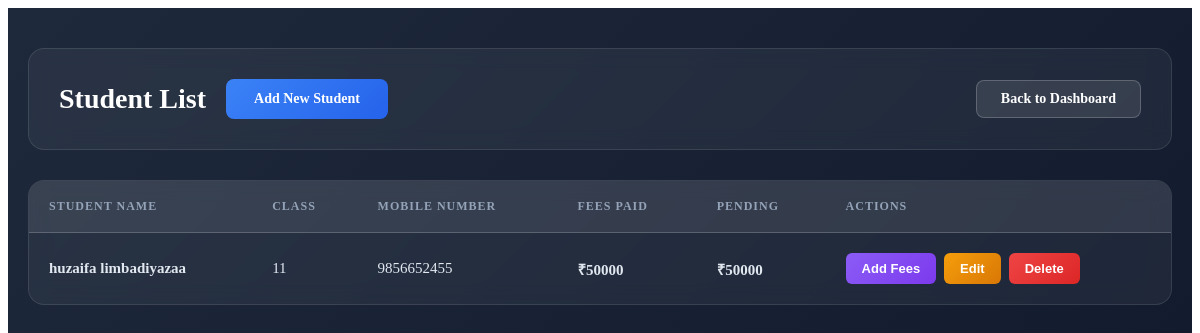
The app's page /students/ (signed in) with its own data.
### app/models.py (models this page shows, shortened)
class Student(models.Model):
    first_name = models.CharField(max_length=100)
    surname = models.CharField(max_length=100)
    admission_no = models.CharField(max_length=50, unique=True)
    student_class = models.CharField(max_length=50)
    mobile = models.CharField(max_length=15)
    address = models.TextField()
    previous_institute = models.CharField(max_length=150)
    admission_date = models.DateField(auto_now_add=True)
    is_active = models.BooleanField(default=True)

### app/views.py (the view)
# urls.py: path("students/", views.student_list, name="student_list"),
def student_list(request):
    if not request.session.get("admin_id"):
        return redirect("login")
    students = Student.objects.all().order_by("-id")
    data = []
    for s in students:
        fees = Fees.objects.filter(student=s)
        paid = fees.aggregate(total=Sum("paid_amount"))["total"] or 0
        pending = fees.aggregate(total=Sum("remaining_amount"))["total"] or 0
        data.append({
            "student": s,
            "paid": paid,
            "pending": pending,
        })
    return render(request, "pages/student_list.html", {"data": data})

### templates/pages/student_list.html (shortened to what this page needs)
{% extends "base.html" %}
{% block content %}
<div class="page-container">
    <div class="content-wrapper">
        <div class="page-header">
            <div class="header-left">
                <h1 class="header-title">Student List</h1>
                <a href="{% url 'add_student' %}" class="add-student-btn">
                    Add New Student
                </a>
            </div>
            <a href="{% url 'home' %}" class="back-btn">Back to Dashboard</a>
        </div>
        <div class="table-card">
            {% if data %}
            <div class="table-wrapper">
                <table class="students-table">
                    <thead>
                        <tr>
                            <th>Student Name</th>
                            <th>Class</th>
                            <th>Mobile Number</th>
                            <th>Fees Paid</th>
                            <th>Pending</th>
                            <th>Actions</th>
                        </tr>
                    </thead>
                    <tbody>
                        {% for row in data %}
                        <tr>
                            <td class="student-name">{{ row.student.first_name }} {{ row.student.surname }}</td>
                            <td>{{ row.student.student_class }}</td>
                            <td>{{ row.student.mobile }}</td>
                            <td class="amount-paid">₹{{ row.paid }}</td>
                            <td class="amount-pending">₹{{ row.pending }}</td>
                            <td>
                                <div class="action-buttons">
                                    <a href="{% url 'add_fees' row.student.id %}">
                                        <button class="btn-action btn-fees">Add Fees</button>
                                    </a>
                                    <a href="{% url 'edit_student' row.student.id %}">
                                        <button class="btn-action btn-edit">Edit</button>
                                    </a>
                                    <a href="{% url 'delete_student' row.student.id %}">
                                        <button class="btn-action btn-delete">Delete</button>
                                    </a>
                                </div>
                            </td>
                        </tr>
                        {% endfor %}
                    </tbody>
                </table>
            </div>
            {% endif %}
        </div>
    </div>
</div>
{% endblock %}

### templates/pages/student_list.html (style rules this page uses)
.page-container { min-height: 100vh; background: linear-gradient(135deg, #1e293b 0%, #0f172a 100%); padding: 40px 20px; }
.content-wrapper { max-width: 1400px; margin: 0 auto; }
.page-header { background: rgba(255, 255, 255, 0.05); backdrop-filter: blur(10px); border: 1px solid rgba(255, 255, 255, 0.1); padding: 30px; border-radius: 16px; margin-bottom: 30px; display: flex; justify-content: space-between; align-items: center; flex-wrap: wrap; gap: 20px; }
.header-left { display: flex; align-items: center; gap: 20px; }
.header-title { color: #ffffff; font-size: 28px; font-weight: 700; margin: 0; }
.add-student-btn { padding: 12px 28px; background: linear-gradient(135deg, #3b82f6 0%, #2563eb 100%); color: white; border: none; border-radius: 8px; font-size: 14px; font-weight: 600; cursor: pointer; transition: all 0.3s ease; text-decoration: none; display: inline-block; }
.back-btn { padding: 10px 24px; background: rgba(255, 255, 255, 0.1); color: #ffffff; border: 1px solid rgba(255, 255, 255, 0.2); border-radius: 8px; text-decoration: none; font-weight: 600; font-size: 14px; transition: all 0.3s ease; }
.table-card { background: rgba(255, 255, 255, 0.05); backdrop-filter: blur(10px); border: 1px solid rgba(255, 255, 255, 0.1); border-radius: 16px; overflow: hidden; }
.table-wrapper { overflow-x: auto; }
.students-table { width: 100%; border-collapse: collapse; }
.students-table thead { background: rgba(255, 255, 255, 0.08); border-bottom: 1px solid rgba(255, 255, 255, 0.1); }
.students-table th { padding: 18px 20px; text-align: left; color: #94a3b8; font-size: 12px; font-weight: 700; text-transform: uppercase; letter-spacing: 1px; white-space: nowrap; }
.students-table tbody tr { border-bottom: 1px solid rgba(255, 255, 255, 0.05); transition: all 0.3s ease; }
.students-table tbody tr:last-child { border-bottom: none; }
.students-table td { padding: 20px; color: #e2e8f0; font-size: 15px; }
.student-name { font-weight: 600; color: #ffffff; }
.amount-paid { color: #10b981; font-weight: 600; }
.amount-pending { color: #ef4444; font-weight: 600; }
.action-buttons { display: flex; gap: 8px; flex-wrap: wrap; }
.btn-action { padding: 8px 16px; border: none; border-radius: 6px; font-size: 13px; font-weight: 600; cursor: pointer; transition: all 0.3s ease; text-decoration: none; display: inline-block; white-space: nowrap; }
.btn-fees { background: linear-gradient(135deg, #8b5cf6 0%, #7c3aed 100%); color: white; }
.btn-edit { background: linear-gradient(135deg, #f59e0b 0%, #d97706 100%); color: white; }
.btn-delete { background: linear-gradient(135deg, #ef4444 0%, #dc2626 100%); color: white; }

### records on screen
Student: student.first_name "huzaifa", student.surname "limbadiyazaa", student.student_class "11", student.mobile "9856652455", paid "50000", pending "50000"
